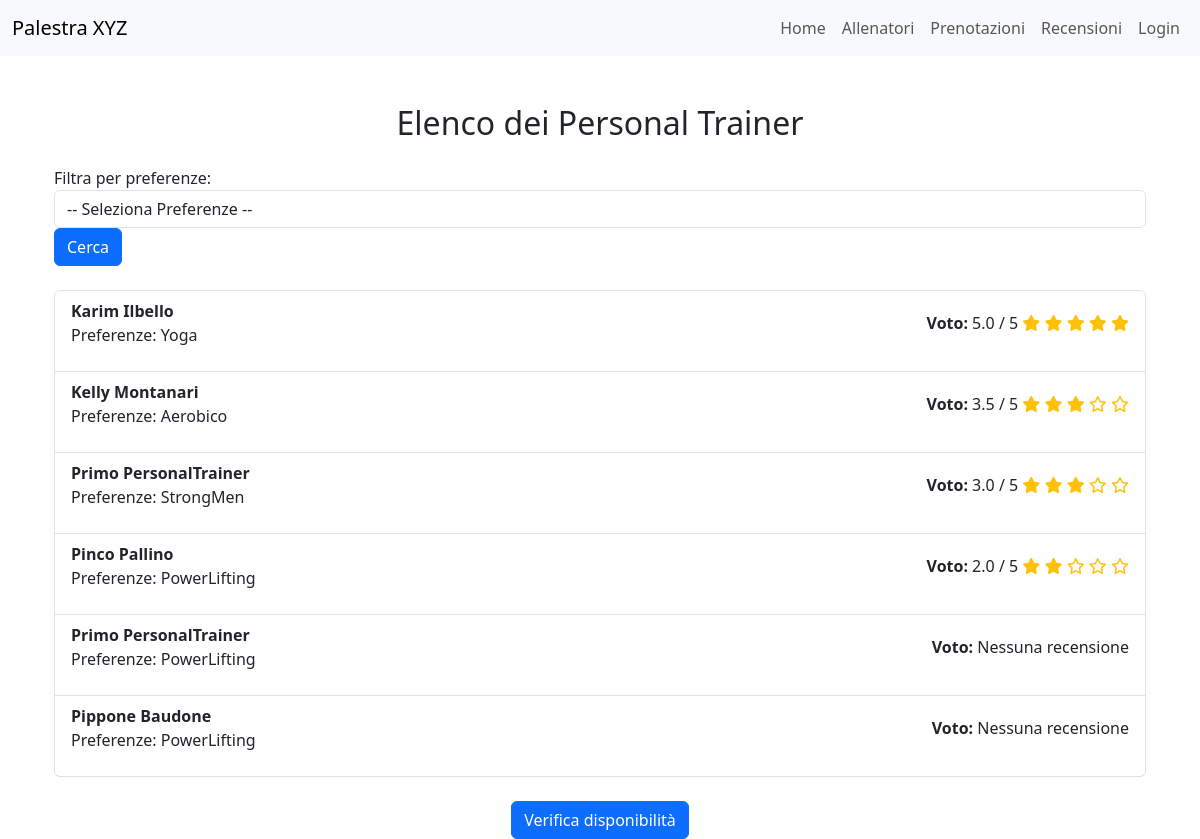
Before: /trainers/elenco/ with the older database file.
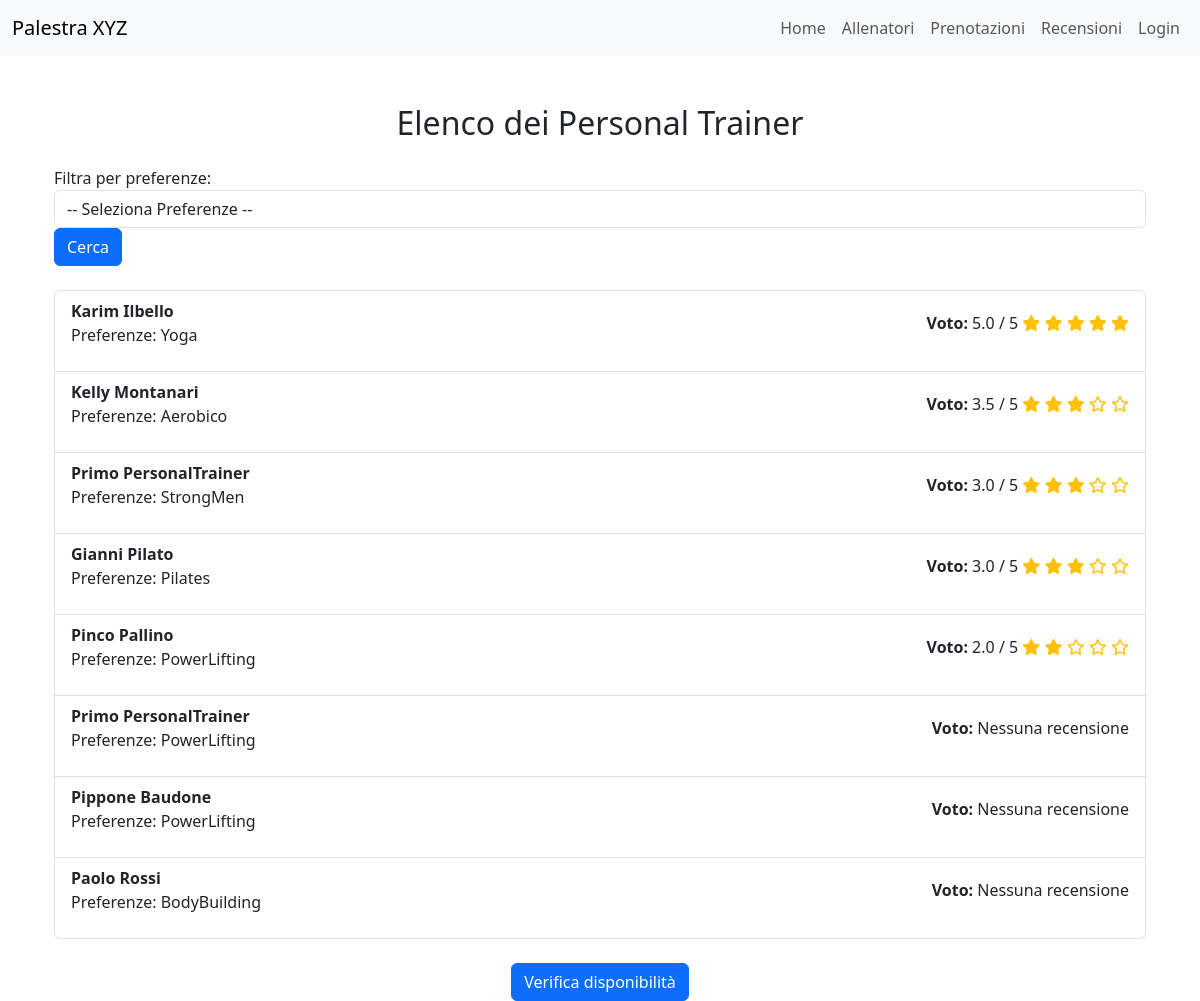
After: the same page with the newer database file.
### trainers/models.py (models this page shows, shortened)
class PersonalTrainer(models.Model):
    user = models.OneToOneField(User, on_delete=models.CASCADE)
    nome = models.CharField(max_length=100)
    cognome = models.CharField(max_length=100)
    data_di_nascita = models.DateField()
    bio = models.TextField(max_length=500)
    SCELTA_PREFERENZE = [
        ("BB", "BodyBuilding"),
        ("PL", "PowerLifting"),
        ("CL", "Calisthenics"),
        ("ST", "StrongMen"),
        ("YG", "Yoga"),
        ("PS", "Pilates"),
        ("AR", "Aerobico")
    ]
    preferenze = models.CharField(max_length=2, choices=SCELTA_PREFERENZE)
    immagine_profilo = models.ImageField(upload_to=foto_profilo_upload_path, blank=True, null=True)
    competenze = models.TextField(max_length=500, default='Nessuna competenza')
    class Meta:
        verbose_name = "Personal Trainer"
        verbose_name_plural = "Personal Trainers"

### trainers/views.py (the view)
# urls.py: path('elenco/', elenco_personal_trainers_ordinato, name='elenco_personal_trainers_ordinato'),
def elenco_personal_trainers_ordinato(request):
    if request.user.is_authenticated and hasattr(request.user, 'registratoutente'):
        preferenza_utente = request.user.registratoutente.preferenze
    else:
        preferenza_utente = None
    personal_trainers = PersonalTrainer.objects.annotate(
        media_voto=Avg('recensione__voto'),
        media_voto_stessa_preferenza=Avg(
            Case(
                When(recensione__registrato_utente__preferenze=preferenza_utente, then='recensione__voto'),
                default=None
            )
        ),
        preferenza_match=Case(
            When(preferenze=preferenza_utente, then=Value(1)),
            default=Value(0),
            output_field=models.IntegerField()
        ),
        media_voto_utente_con_preferenza=Avg(
            Case(
                When(
                    recensione__registrato_utente__preferenze=preferenza_utente,
                    then='recensione__voto'
                ),
                default=None
            )
        ),
    )
    if preferenza_utente:
        personal_trainers = personal_trainers.order_by(
            '-preferenza_match',  # 1. Allenatori con preferenza uguale all'utente in cima
            '-media_voto_stessa_preferenza',  # 2. Tra questi, ordinare per media voto di utenti con stessa preferenza
            '-media_voto_utente_con_preferenza',  # 3. Media voto lasciata da utenti con la stessa preferenza
            '-media_voto'  # 4. Infine, ordinare per media voto generale
        )
    else:
        personal_trainers = personal_trainers.order_by('-media_voto')
    preferenze_filter = request.GET.get('preferenze', None)
    if preferenze_filter:
        personal_trainers = personal_trainers.filter(preferenze=preferenze_filter)
    context = {
        'personal_trainers': personal_trainers,
        'preferenza_utente': preferenza_utente,
    }
    return render(request, 'trainers/personal_trainer_elenco.html', context)

### trainers/templates/trainers/personal_trainer_elenco.html (shortened to what this page needs)
{% extends 'trainers/base.html' %}
{% block content %}
<div class="container mt-5">
    <h2 class="text-center mb-4">Elenco dei Personal Trainer</h2>
    <form method="GET" class="form-inline mb-4">
        <div class="form-group">
            <label for="preferenze">Filtra per preferenze:</label>
            <select id="preferenze" name="preferenze" class="form-control ml-2">
                <option value="" selected>-- Seleziona Preferenze --</option>
            </select>
        </div>
        <button type="submit" class="btn btn-primary ml-2">Cerca</button>
    </form>
    <ul class="list-group">
        {% for personal_trainer in personal_trainers %}
            <li class="list-group-item d-flex justify-content-between align-items-center">
                <div>
                    <strong>{{ personal_trainer.nome }} {{ personal_trainer.cognome }}</strong>
                    <p>Preferenze: {{ personal_trainer.get_preferenze_display }}</p>
                </div>
                <div>
                    <p><strong> Voto: </strong>
                        {% if personal_trainer.media_voto %}
                            {{ personal_trainer.media_voto|floatformat:1 }} / 5
                            <span>
                                {% for i in "12345" %}
                                    {% if forloop.counter <= personal_trainer.media_voto %}
                                        <i class="fas fa-star text-warning"></i>
                                    {% else %}
                                        <i class="far fa-star text-warning"></i>
                                    {% endif %}
                                {% endfor %}
                            </span>
                        {% else %}
                            Nessuna recensione
                        {% endif %}
                    </p>
                </div>
            </li>
        {% empty %}
            <li class="list-group-item">Nessun personal trainer trovato.</li>
        {% endfor %}
    </ul>
    <div class="text-center mt-4">
        <a href="{% url 'trainers:disponibilita_personal_trainers' %}" class="btn btn-primary">Verifica disponibilità</a>
    </div>
</div>
{% endblock %}

Changed rows visible on the page:
added PersonalTrainer: nome "Gianni", cognome "Pilato", preferenze "Pilates", media_voto "3.0"
added PersonalTrainer: nome "Paolo", cognome "Rossi", preferenze "BodyBuilding", shows "Nessuna recensione"
